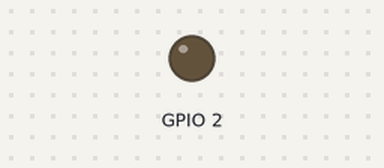
The sketch below on a simulated ESP32. On the bench: output pins drawn as LEDs (lit = HIGH). What the sketch prints to the serial monitor is not drawn. At 7.0 s the program puts the board to deep sleep or switches it off; the recording ends there.

Above: at 0.0 s.
At 1.1 s:
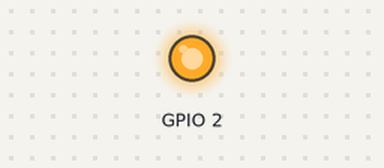
Timing chart, 0 to 7.0 s (numbered marks = the images above):
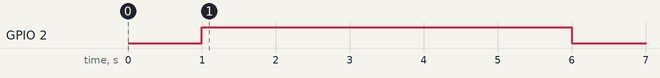

Measured:
- by itself, GPIO 2: LOW → HIGH at 1.0 s, → LOW 5.0 s later

The sketch:

deepsleeptimer.ino
```cpp
/*
Simple Deep Sleep with Timer Wake Up
*/

#define uS_TO_S_FACTOR 1000000  /* Conversion factor for micro seconds to seconds */
#define TIME_TO_SLEEP  5       /* Time ESP32 will go to sleep (in seconds) */

RTC_DATA_ATTR int bootCount = 0;

/*
Method to print the reason by which ESP32
has been awaken from sleep
*/
void print_wakeup_reason(){
  esp_sleep_wakeup_cause_t wakeup_reason;

  wakeup_reason = esp_sleep_get_wakeup_cause();

  switch(wakeup_reason)
  {
    case ESP_SLEEP_WAKEUP_EXT0 : Serial.println("Wakeup caused by external signal using RTC_IO"); break;
    case ESP_SLEEP_WAKEUP_EXT1 : Serial.println("Wakeup caused by external signal using RTC_CNTL"); break;
    case ESP_SLEEP_WAKEUP_TIMER : Serial.println("Wakeup caused by timer"); break;
    case ESP_SLEEP_WAKEUP_TOUCHPAD : Serial.println("Wakeup caused by touchpad"); break;
    case ESP_SLEEP_WAKEUP_ULP : Serial.println("Wakeup caused by ULP program"); break;
    default : Serial.printf("Wakeup was not caused by deep sleep: %d\n",wakeup_reason); break;
  }
}

void setup(){
  Serial.begin(115200);
  delay(1000); //Take some time to open up the Serial Monitor

  pinMode(2,OUTPUT);
  digitalWrite(2, HIGH);
  delay(5000);
  digitalWrite(2, LOW);

  //Increment boot number and print it every reboot
  ++bootCount;
  Serial.println("Boot number: " + String(bootCount));

  //Print the wakeup reason for ESP32
  print_wakeup_reason();

  /*
  First we configure the wake up source
  We set our ESP32 to wake up every 5 seconds
  */
  esp_sleep_enable_timer_wakeup(TIME_TO_SLEEP * uS_TO_S_FACTOR);
  Serial.println("Setup ESP32 to sleep for every " + String(TIME_TO_SLEEP) +
  " Seconds");


  //esp_deep_sleep_pd_config(ESP_PD_DOMAIN_RTC_PERIPH, ESP_PD_OPTION_OFF);
  //Serial.println("Configured all RTC Peripherals to be powered down in sleep");

  /*

  */
  Serial.println("Going to sleep now");
  delay(1000);
  Serial.flush();
  esp_deep_sleep_start();
  Serial.println("This will never be printed");
}

void loop(){
  //This is not going to be called
}
```
